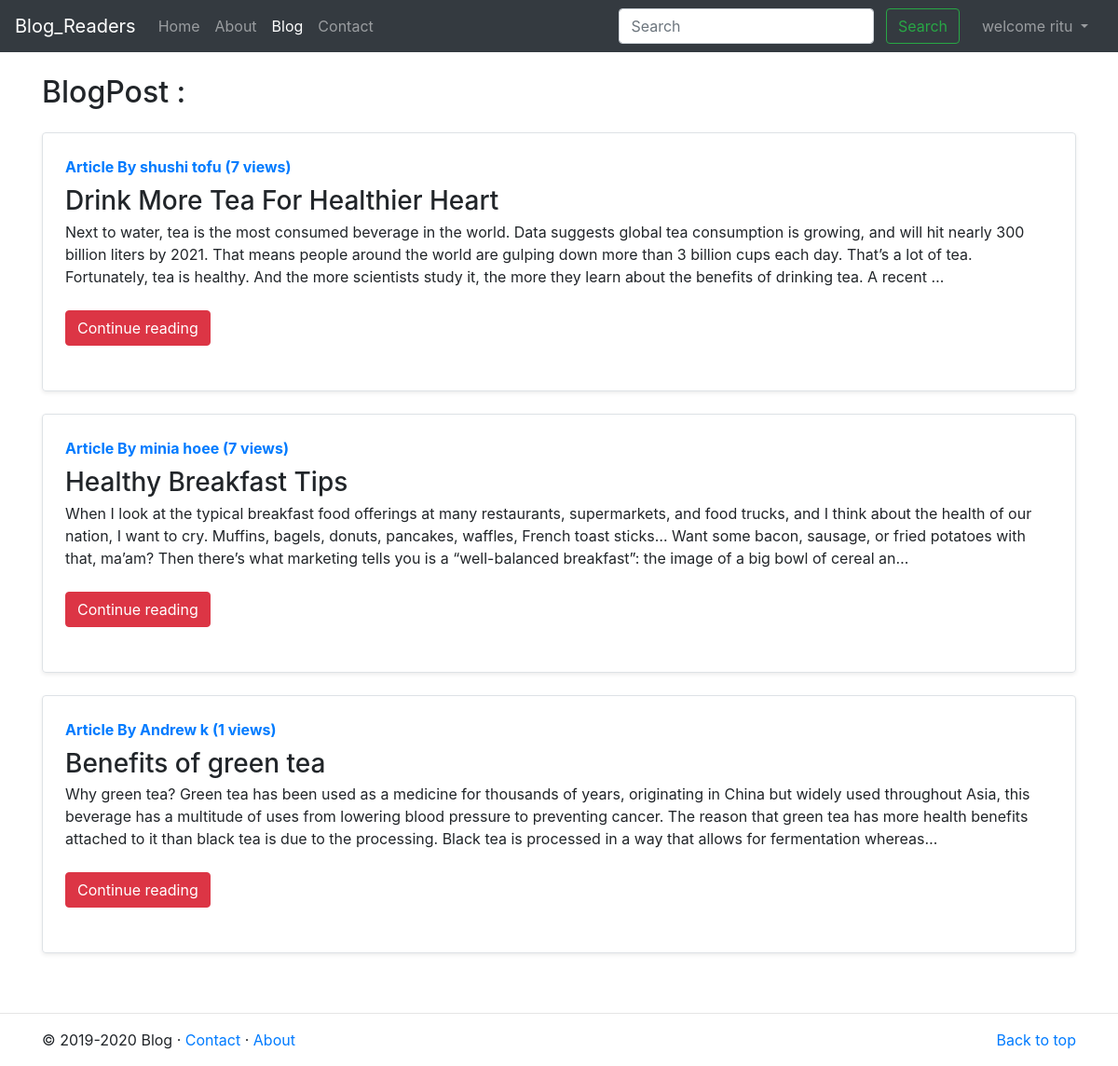
Page /blog/ (signed in) on the committed database.
### blog/models.py (models this page shows, shortened)
class Post(models.Model):
    sno =models.AutoField(primary_key=True)
    title=models.CharField(max_length=100)
    author=models.CharField(max_length=15)
    content=models.TextField()
    slug=models.CharField(max_length=100)
    views =models.IntegerField(default=0)
    timeStamp=models.DateTimeField(blank=True)

### blog/views.py (the view)
# urls.py: path('', views.blogHome,name='blogHome'),
def blogHome(request):
    allPosts = Post.objects.all()
    context = {'allPosts': allPosts}
    return render(request,'blog/blogHome.html',context)

### templates/blog/blogHome.html (shortened to what this page needs)
{% extends 'base.html' %}
{% block blogactive %} active {% endblock %}
{% block body %}
<div class="container my-3">
    <h2 class="my-4">BlogPost : </h2>
    {% for post in allPosts %}
    <div class="row no-gutters border rounded overflow-hidden flex-md-row mb-4 shadow-sm h-md-250 position-relative my-4">
        <div class="col p-4 d-flex flex-column position-static">
            <strong class="d-inline-block mb-2 text-primary">Article By {{post.author}} ({{post.views}} views)</strong>
            <h3 class="mb-0">{{post.title}}</h3>
            <p class="card-text mb-auto">{{post.content|truncatechars:400}}</p>
            <div class="my-4">
                <a href="/blog/{{post.slug}}" role="button" class="btn btn-danger">Continue reading</a>
            </div>
        </div>
    </div>
    {% endfor %}
</div>
{% endblock %}

### templates/base.html (shortened to what this page needs)
<!doctype html>
<html lang="en">
<head>
    <link rel="stylesheet" href="https://stackpath.bootstrapcdn.com/bootstrap/4.5.0/css/bootstrap.min.css"
>
</head>
<body>
    <nav class="navbar navbar-expand-lg navbar-dark bg-dark">
        <a class="navbar-brand" href="/">Blog_Readers</a>
        <div class="collapse navbar-collapse" id="navbarSupportedContent">
            <ul class="navbar-nav mr-auto">
                <li class="nav-item {% block homeactive %}{% endblock %}">
                    <a class="nav-link" href="/">Home <span class="sr-only">(current)</span></a>
                </li>
                <li class="nav-item {% block aboutactive %}{% endblock %}">
                    <a class="nav-link" href="/about">About</a>
                </li>
                <li class="nav-item {% block blogactive %}{% endblock %}">
                    <a class="nav-link" href="/blog">Blog</a>
                </li>
                <li class="nav-item {% block contactactive %}{% endblock %}">
                    <a class="nav-link" href="/contact">Contact</a>
                </li>
            </ul>
            <div class="ml-auto form-inline">
            <form method="GET" action="/search" class="my-2 my-lg-0 mx-3">
                <input class="form-control mr-sm-2" type="search" placeholder="Search" aria-label="Search" name="query"
                    id="query">
                <button class="btn btn-outline-success my-2 my-sm-0" type="submit">Search</button>
            </form>
            {% if user.is_authenticated %}
            <ul class="navbar-nav mr-2 ">
                <li class="nav-item dropdown">
                    <a class="nav-link dropdown-toggle" href="#" id="navbarDropdown" role="button" data-toggle="dropdown" aria-haspopup="true" aria-expanded="false">
                      welcome {{request.user}}
                    </a>
                  </li>
            </ul>
            {% endif %}
        </div>
        </div>
    </nav>
    {% block body %}
    {% endblock %}
    <br>
    <hr>
    <footer class="container">
        <p class="float-right"><a href="/">Back to top</a></p>
        <p>&copy; 2019-2020 Blog &middot;    <a href="/contact">Contact</a> &middot; <a href="#">About</a></p>
      </footer>
</body>
</html>

### rows in the picture
Post: author "shushi tofu", views "7", title "Drink More Tea For Healthier Heart", content "Next to water, tea is the most consumed beverage in the world. Data suggests global tea consumption is growing, and will hit nearly 300 billion liters by 2021. That means people around the world are gulping down more than 3 billion cups each day. That’s a lot of tea. Fortunately, tea is healthy. And the more scientists study it, the more they learn about the benefits of drinking tea. A recent …"
Post: author "minia hoee", views "7", title "Healthy Breakfast Tips", content "When I look at the typical breakfast food offerings at many restaurants, supermarkets, and food trucks, and I think about the health of our nation, I want to cry. Muffins, bagels, donuts, pancakes, waffles, French toast sticks… Want some bacon, sausage, or fried potatoes with that, ma’am? Then there’s what marketing tells you is a “well-balanced breakfast”: the image of a big bowl of cereal an…"
Post: author "Andrew k", views "1", title "Benefits of green tea", content "Why green tea? Green tea has been used as a medicine for thousands of years, originating in China but widely used throughout Asia, this beverage has a multitude of uses from lowering blood pressure to preventing cancer. The reason that green tea has more health benefits attached to it than black tea is due to the processing. Black tea is processed in a way that allows for fermentation whereas…"

### other values in the picture
{{ request.user }} "ritu"
